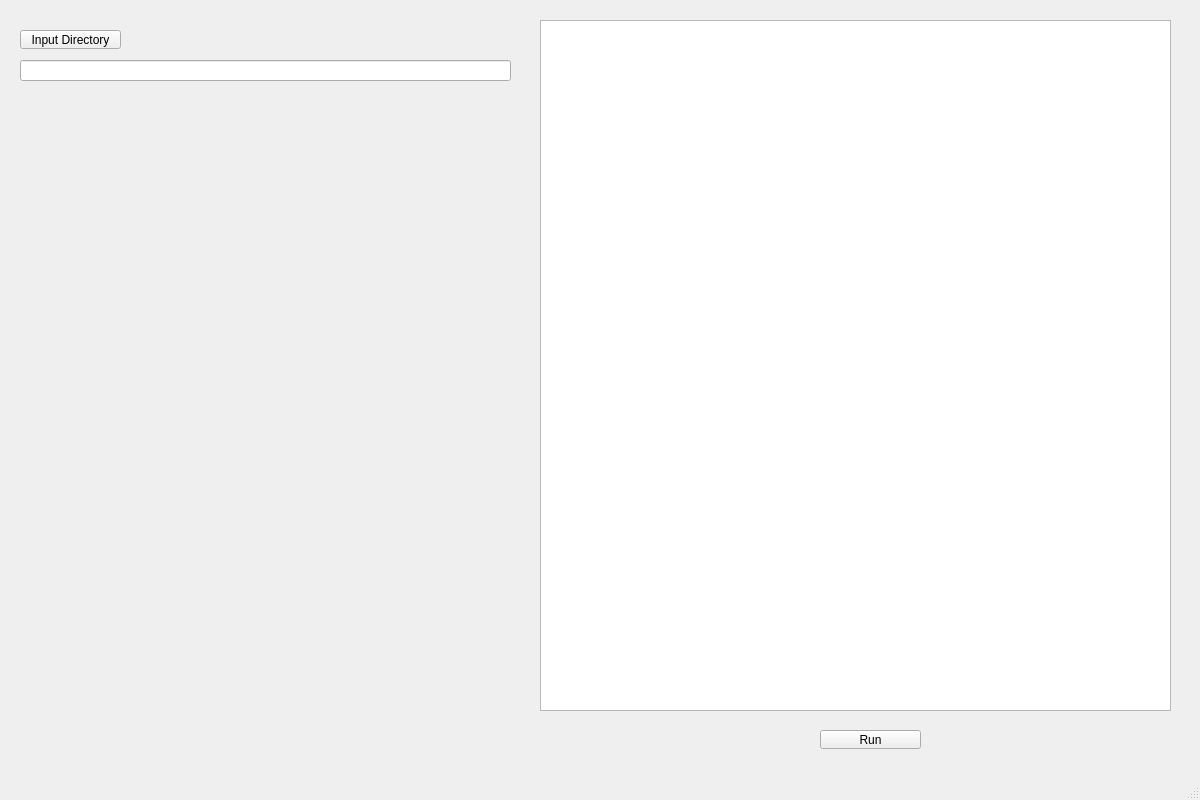
<?xml version="1.0" encoding="UTF-8"?>
<ui version="4.0">
 <class>LasMerger</class>
 <widget class="QMainWindow" name="LasMerger">
  <property name="geometry">
   <rect>
    <x>0</x>
    <y>0</y>
    <width>1200</width>
    <height>800</height>
   </rect>
  </property>
  <property name="windowTitle">
   <string>MainWindow</string>
  </property>
  <widget class="QWidget" name="centralwidget">
   <widget class="QPushButton" name="pushButton">
    <property name="geometry">
     <rect>
      <x>20</x>
      <y>30</y>
      <width>101</width>
      <height>19</height>
     </rect>
    </property>
    <property name="text">
     <string>Input Directory</string>
    </property>
   </widget>
   <widget class="QPushButton" name="pushButton_3">
    <property name="geometry">
     <rect>
      <x>820</x>
      <y>730</y>
      <width>101</width>
      <height>19</height>
     </rect>
    </property>
    <property name="text">
     <string>Run</string>
    </property>
   </widget>
   <widget class="QLineEdit" name="lineEdit">
    <property name="geometry">
     <rect>
      <x>20</x>
      <y>60</y>
      <width>491</width>
      <height>21</height>
     </rect>
    </property>
   </widget>
   <widget class="QPlainTextEdit" name="plainTextEdit">
    <property name="geometry">
     <rect>
      <x>540</x>
      <y>20</y>
      <width>631</width>
      <height>691</height>
     </rect>
    </property>
   </widget>
  </widget>
  <widget class="QMenuBar" name="menubar">
   <property name="geometry">
    <rect>
     <x>0</x>
     <y>0</y>
     <width>1200</width>
     <height>20</height>
    </rect>
   </property>
  </widget>
  <widget class="QStatusBar" name="statusbar"/>
 </widget>
 <resources/>
 <connections/>
</ui>
